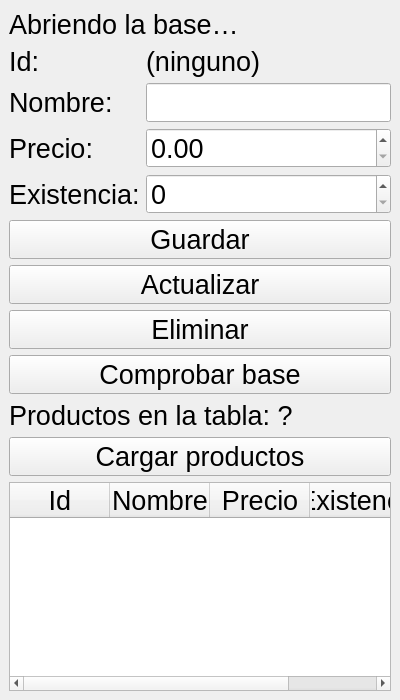
<?xml version="1.0" encoding="UTF-8"?>
<ui version="4.0">
 <class>MainWindow</class>
 <widget class="QMainWindow" name="MainWindow">
  <property name="geometry">
   <rect>
    <x>0</x>
    <y>0</y>
    <width>400</width>
    <height>700</height>
   </rect>
  </property>
  <property name="windowTitle">
   <string>Inventario</string>
  </property>
  <widget class="QWidget" name="centralwidget">
   <property name="font">
    <font>
     <pointsize>20</pointsize>
    </font>
   </property>
   <layout class="QVBoxLayout" name="verticalLayout">
<item>
<widget class="QLabel" name="etiquetaEstado">
<property name="text">
 <string>Abriendo la base…</string>
</property>
<property name="wordWrap">
 <bool>true</bool>
</property>
</widget>
</item>
<item>
<layout class="QFormLayout" name="formLayout">
<item row="0" column="0">
<widget class="QLabel" name="etiquetaId">
<property name="text">
 <string>Id:</string>
</property>
</widget>
</item>
<item row="0" column="1">
<widget class="QLabel" name="etiquetaIdValor">
<property name="text">
 <string>(ninguno)</string>
</property>
</widget>
</item>
<item row="1" column="0">
<widget class="QLabel" name="etiquetaNombre">
<property name="text">
 <string>Nombre:</string>
</property>
</widget>
</item>
<item row="1" column="1">
<widget class="QLineEdit" name="entradaNombre"/>
</item>
<item row="2" column="0">
<widget class="QLabel" name="etiquetaPrecio">
<property name="text">
 <string>Precio:</string>
</property>
</widget>
</item>
<item row="2" column="1">
<widget class="QDoubleSpinBox" name="spinPrecio">
<property name="maximum">
 <double>100000.000000000000000</double>
</property>
</widget>
</item>
<item row="3" column="0">
<widget class="QLabel" name="etiquetaExistencia">
<property name="text">
 <string>Existencia:</string>
</property>
</widget>
</item>
<item row="3" column="1">
<widget class="QSpinBox" name="spinExistencia">
<property name="maximum">
 <number>10000</number>
</property>
</widget>
</item>
</layout>
</item>
<item>
<widget class="QPushButton" name="botonGuardar">
<property name="text">
 <string>Guardar</string>
</property>
</widget>
</item>
<item>
<widget class="QPushButton" name="botonActualizar">
<property name="text">
 <string>Actualizar</string>
</property>
</widget>
</item>
<item>
<widget class="QPushButton" name="botonEliminar">
<property name="text">
 <string>Eliminar</string>
</property>
</widget>
</item>
<item>
<widget class="QPushButton" name="botonComprobar">
<property name="text">
 <string>Comprobar base</string>
</property>
</widget>
</item>
<item>
<widget class="QLabel" name="etiquetaConteo">
<property name="text">
 <string>Productos en la tabla: ?</string>
</property>
</widget>
</item>
<item>
<widget class="QPushButton" name="botonCargar">
<property name="text">
 <string>Cargar productos</string>
</property>
</widget>
</item>
<item>
<widget class="QTableWidget" name="tablaProductos">
<property name="editTriggers">
 <set>QAbstractItemView::EditTrigger::NoEditTriggers</set>
</property>
<property name="selectionBehavior">
 <enum>QAbstractItemView::SelectionBehavior::SelectRows</enum>
</property>
<attribute name="horizontalHeaderStretchLastSection">
 <bool>true</bool>
</attribute>
<column>
<property name="text">
 <string>Id</string>
</property>
</column>
<column>
<property name="text">
 <string>Nombre</string>
</property>
</column>
<column>
<property name="text">
 <string>Precio</string>
</property>
</column>
<column>
<property name="text">
 <string>Existencia</string>
</property>
</column>
</widget>
</item>
   </layout>
  </widget>
 </widget>
 <resources/>
 <connections/>
</ui>
